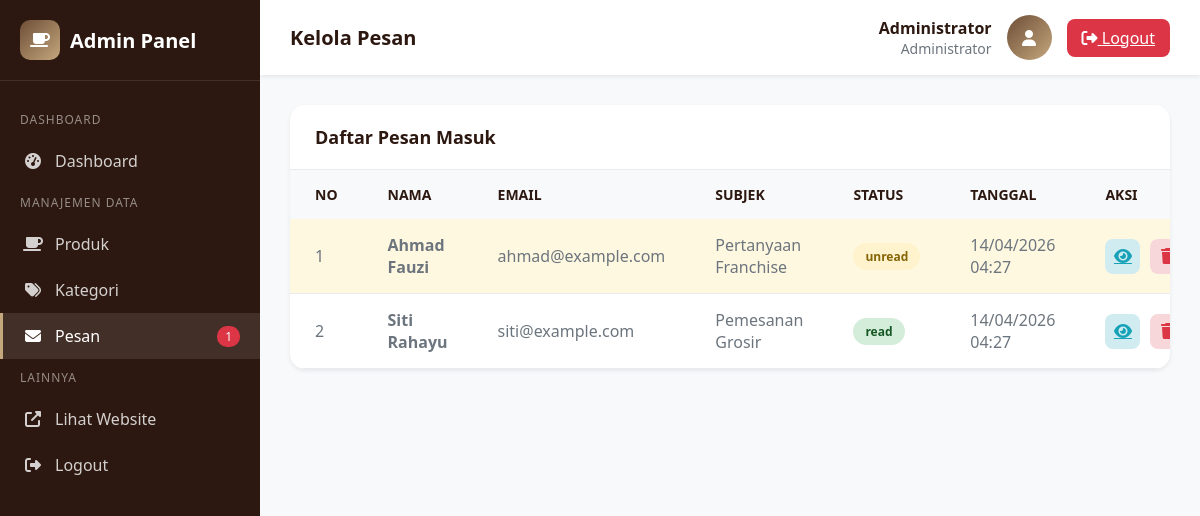
/admin/messages/index.php (signed in), run on the app's committed database.
### tables this page shows
CREATE TABLE IF NOT EXISTS messages (
    id INT PRIMARY KEY AUTO_INCREMENT,
    nama VARCHAR(100) NOT NULL,
    email VARCHAR(100) NOT NULL,
    subject VARCHAR(200),
    pesan TEXT NOT NULL,
    status ENUM('unread', 'read') DEFAULT 'unread',
    created_at TIMESTAMP DEFAULT CURRENT_TIMESTAMP
);

### config/functions.php (called while the page is built, shortened)
<?php
require_once 'database.php';
function getAllMessages()
{
    global $conn;
    $result = $conn->query("SELECT * FROM messages ORDER BY created_at DESC");
    return $result->fetch_all(MYSQLI_ASSOC);
}
function getUnreadMessagesCount()
{
    global $conn;
    $result = $conn->query("SELECT COUNT(*) as total FROM messages WHERE status = 'unread'");
    return $result->fetch_assoc()['total'];
}

### admin/messages/index.php (the view, shortened to what this page needs)
<?php
require_once '../../config/functions.php';
$messages = getAllMessages();
?>
<!DOCTYPE html>
<html lang="id">
<head>
    <link rel="stylesheet" href="https://cdnjs.cloudflare.com/ajax/libs/font-awesome/6.4.0/css/all.min.css">
</head>
<body>
    <aside class="sidebar">
        <div class="sidebar-brand">
            <div class="logo-icon"><i class="fas fa-coffee"></i></div>
            <span>Admin Panel</span>
        </div>
        <nav class="sidebar-menu">
            <div class="menu-section">Dashboard</div>
            <a href="../index.php" class="menu-item">
                <i class="fas fa-tachometer-alt"></i>
                <span>Dashboard</span>
            </a>
            <div class="menu-section">Manajemen Data</div>
            <a href="../products/index.php" class="menu-item">
                <i class="fas fa-coffee"></i>
                <span>Produk</span>
            </a>
            <a href="../categories/index.php" class="menu-item">
                <i class="fas fa-tags"></i>
                <span>Kategori</span>
            </a>
            <a href="index.php" class="menu-item active">
                <i class="fas fa-envelope"></i>
                <span>Pesan</span>
                <?php $unread = getUnreadMessagesCount();
                if ($unread > 0): ?>
                    <span class="badge">
                        <?= $unread ?>
                    </span>
                <?php endif; ?>
            </a>
            <div class="menu-section">Lainnya</div>
            <a href="../../index.php" class="menu-item" target="_blank">
                <i class="fas fa-external-link-alt"></i>
                <span>Lihat Website</span>
            </a>
            <a href="../logout.php" class="menu-item">
                <i class="fas fa-sign-out-alt"></i>
                <span>Logout</span>
            </a>
        </nav>
    </aside>
    <main class="main-content">
        <header class="admin-header">
            <h1 class="header-title">Kelola Pesan</h1>
            <div class="header-user">
                <div class="user-info">
                    <div class="user-name">
                        <?= $_SESSION['admin_nama'] ?>
                    </div>
                    <div class="user-role">Administrator</div>
                </div>
                <div class="user-avatar"><i class="fas fa-user"></i></div>
                <a href="../logout.php" class="btn-logout"><i class="fas fa-sign-out-alt"></i> Logout</a>
            </div>
        </header>
        <div class="content">
            <div class="card">
                <div class="card-header">
                    <h2 class="card-title">Daftar Pesan Masuk</h2>
                </div>
                <?php if (count($messages) > 0): ?>
                    <table class="table">
                        <thead>
                            <tr>
                                <th>No</th>
                                <th>Nama</th>
                                <th>Email</th>
                                <th>Subjek</th>
                                <th>Status</th>
                                <th>Tanggal</th>
                                <th>Aksi</th>
                            </tr>
                        </thead>
                        <tbody>
                            <?php foreach ($messages as $index => $msg): ?>
                                <tr class="<?= $msg['status'] ?>">
                                    <td>
                                        <?= $index + 1 ?>
                                    </td>
                                    <td><strong>
                                            <?= $msg['nama'] ?>
                                        </strong></td>
                                    <td>
                                        <?= $msg['email'] ?>
                                    </td>
                                    <td>
                                        <?= $msg['subject'] ?>
                                    </td>
                                    <td>
                                        <span class="status-badge <?= $msg['status'] ?>">
                                            <?= $msg['status'] ?>
                                        </span>
                                    </td>
                                    <td>
                                        <?= date('d/m/Y H:i', strtotime($msg['created_at'])) ?>
                                    </td>
                                    <td>
                                        <div class="action-btns">
                                            <a href="view.php?id=<?= $msg['id'] ?>" class="btn-action btn-view" title="Lihat">
                                                <i class="fas fa-eye"></i>
                                            </a>
                                            <a href="delete.php?id=<?= $msg['id'] ?>" class="btn-action btn-delete"
                                                title="Hapus" onclick="return confirm('Yakin hapus pesan ini?')">
                                                <i class="fas fa-trash"></i>
                                            </a>
                                        </div>
                                    </td>
                                </tr>
                            <?php endforeach; ?>
                        </tbody>
                    </table>
                <?php endif; ?>
            </div>
        </div>
    </main>
</body>
</html>

### admin/messages/index.php (style rules this page uses)
:root { --primary: #6F4E37; --primary-dark: #5D4037; --dark: #2C1810; --white: #ffffff; --gray-100: #f8f9fa; --gray-200: #e9ecef; --gray-600: #6c757d; --danger: #dc3545; --success: #28a745; --warning: #ffc107; --shadow: 0 0.125rem 0.25rem rgba(0, 0, 0, 0.075); }
* { margin: 0; padding: 0; box-sizing: border-box; }
body { font-family: 'Segoe UI', Tahoma, Geneva, Verdana, sans-serif; background: var(--gray-100); min-height: 100vh; }
.sidebar { position: fixed; top: 0; left: 0; width: 260px; height: 100vh; background: var(--dark); color: var(--white); z-index: 100; }
.sidebar-brand { padding: 20px; display: flex; align-items: center; gap: 10px; border-bottom: 1px solid rgba(255, 255, 255, 0.1); }
.sidebar-brand .logo-icon { width: 40px; height: 40px; background: linear-gradient(135deg, var(--primary), #C4A77D); border-radius: 10px; display: flex; align-items: center; justify-content: center; }
.sidebar-brand span { font-size: 1.25rem; font-weight: 700; }
.sidebar-menu { padding: 20px 0; }
.menu-section { padding: 10px 20px; font-size: 0.75rem; text-transform: uppercase; color: rgba(255, 255, 255, 0.5); letter-spacing: 1px; }
.menu-item { padding: 12px 20px; display: flex; align-items: center; gap: 12px; color: rgba(255, 255, 255, 0.8); text-decoration: none; transition: all 0.3s; border-left: 3px solid transparent; }
.menu-item:hover, .menu-item.active { background: rgba(255, 255, 255, 0.1); color: var(--white); border-left-color: #C4A77D; }
.menu-item i { width: 20px; text-align: center; }
.badge { margin-left: auto; background: var(--danger); padding: 2px 8px; border-radius: 10px; font-size: 0.75rem; }
.main-content { margin-left: 260px; min-height: 100vh; }
.admin-header { background: var(--white); padding: 15px 30px; display: flex; justify-content: space-between; align-items: center; box-shadow: var(--shadow); }
.header-title { font-size: 1.25rem; font-weight: 600; color: var(--dark); }
.header-user { display: flex; align-items: center; gap: 15px; }
.user-info { text-align: right; }
.user-name { font-weight: 600; color: var(--dark); }
.user-role { font-size: 0.875rem; color: var(--gray-600); }
.user-avatar { width: 45px; height: 45px; background: linear-gradient(135deg, var(--primary), #C4A77D); border-radius: 50%; display: flex; align-items: center; justify-content: center; color: var(--white); }
.btn-logout { padding: 8px 15px; background: var(--danger); color: var(--white); border: none; border-radius: 8px; cursor: pointer; }
.content { padding: 30px; }
.card { background: var(--white); border-radius: 15px; box-shadow: var(--shadow); overflow: hidden; }
.card-header { padding: 20px 25px; border-bottom: 1px solid var(--gray-200); display: flex; justify-content: space-between; align-items: center; }
.card-title { font-size: 1.125rem; font-weight: 600; color: var(--dark); }
.table { width: 100%; border-collapse: collapse; }
.table th, .table td { padding: 15px 25px; text-align: left; }
.table th { background: var(--gray-100); font-weight: 600; color: var(--dark); font-size: 0.875rem; text-transform: uppercase; }
.table td { border-bottom: 1px solid var(--gray-200); color: var(--gray-600); }
.table tbody tr.unread { background: #fff8e1; }
.status-badge { display: inline-block; padding: 5px 12px; border-radius: 20px; font-size: 0.75rem; font-weight: 600; }
.status-badge.read { background: #d4edda; color: #155724; }
.status-badge.unread { background: #fff3cd; color: #856404; }
.action-btns { display: flex; gap: 10px; }
.btn-action { width: 35px; height: 35px; border: none; border-radius: 8px; cursor: pointer; display: flex; align-items: center; justify-content: center; transition: all 0.3s; }
.btn-view { background: #d1ecf1; color: #17a2b8; }
.btn-delete { background: #f8d7da; color: var(--danger); }

### data on the page
messages: nama "Ahmad Fauzi", email "ahmad@example.com", subject "Pertanyaan Franchise", status "unread", created_at "14/04/2026 04:27"
messages: nama "Siti Rahayu", email "siti@example.com", subject "Pemesanan Grosir", status "read", created_at "14/04/2026 04:27"

### other printed values
$unread "1"
$_SESSION['admin_nama'] "Administrator"
